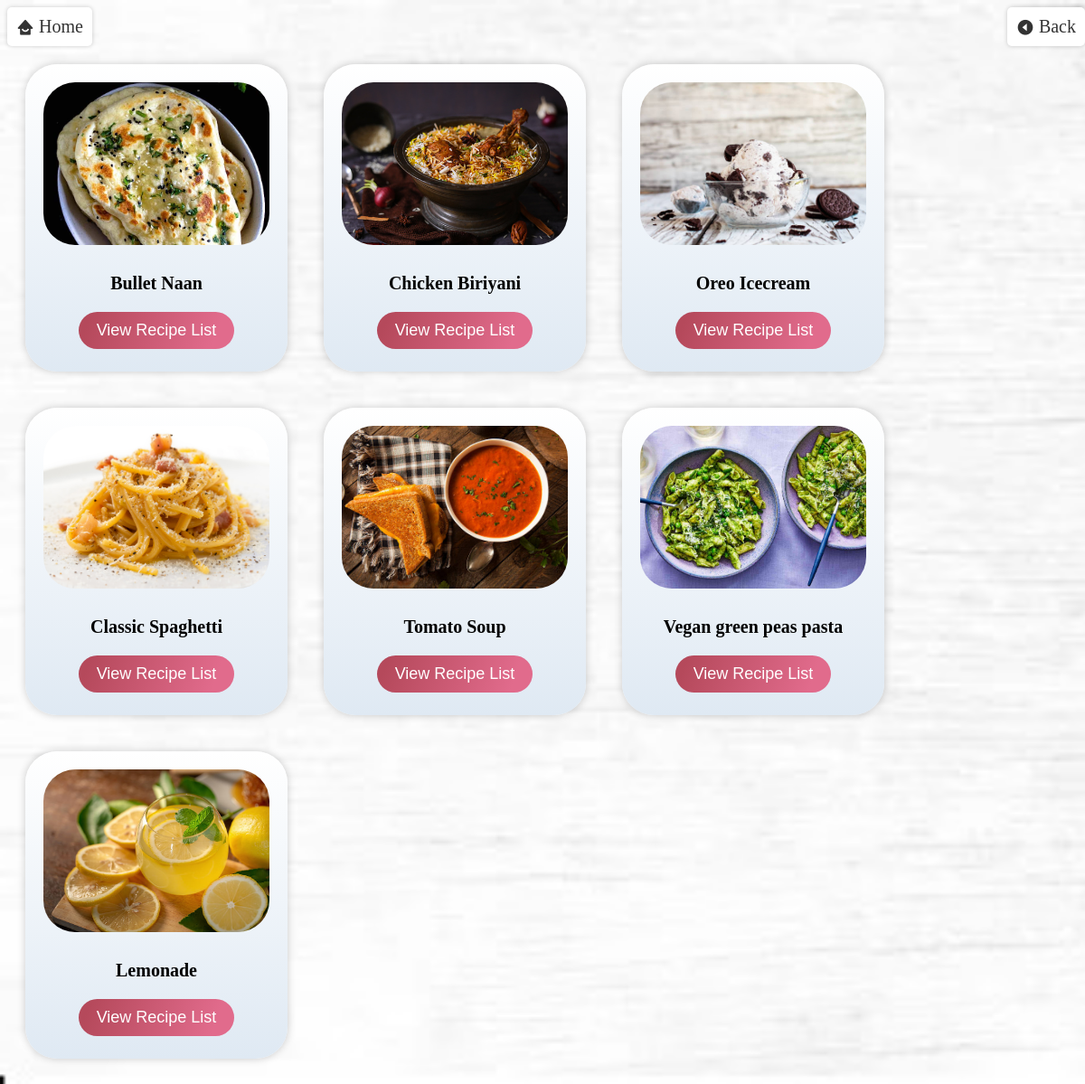
Screenshot of /PHP/myrecipe.php (signed in) with the database file from the repository.
### tables this page shows
CREATE TABLE `recipes` (
  `recipe_id` int(11) NOT NULL,
  `user_id` int(11) DEFAULT NULL,
  `image_path` varchar(255) DEFAULT NULL,
  `recipe_name` varchar(255) NOT NULL,
  `ingredients` text NOT NULL,
  `preparation_time` varchar(20) NOT NULL,
  `cooking_time` varchar(50) NOT NULL,
  `description` text NOT NULL,
  `tags` varchar(255) DEFAULT NULL,
  `date_and_time` datetime NOT NULL,
  `recipe_notes` text DEFAULT NULL
);

### PHP/myrecipe.php (the view, shortened to what this page needs)
<!DOCTYPE html>
<html>
<head>
    <link rel="stylesheet" href="../CSS/search.css" />
    <link href='https://unpkg.com/boxicons@2.1.1/css/boxicons.min.css' rel='stylesheet'>
  <link rel="stylesheet" type="text/css" href="../CSS/back-home.css">
</head>
<body>
  <?php
require_once('home-back.php');
?>
<?php
require_once("connection.php");
$user_id = $_SESSION['user_id'];
$sql = "SELECT recipe_id, recipe_name, image_path FROM recipes WHERE user_id = '$user_id'";
$result = mysqli_query($conn, $sql);
if ($result) {
    while ($row = mysqli_fetch_assoc($result)) {
        $recipe_name = $row['recipe_name'];
        $image_path = $row['image_path'];
        echo '<div class="recipe-card">';
        echo '<img src="'.$image_path.'" alt="'.$recipe_name.'">';
        echo '<h2>'.$recipe_name.'</h2>';
        echo '<form action="recipe_list.php" method="get">';
        echo '<button type="submit">View Recipe List</button>';
        echo '</form>';
        echo '</div>';
    }
} else {
    echo "Error: " . mysqli_error($conn);
}
?>
</body>
</html>

### PHP/home-back.php
<div>
  <a class="home" href="../Welcome.html"><i class='bx bxs-home-smile'></i>Home</a>
  <?php
    if (isset($_SERVER['HTTP_REFERER'])) {
      echo '<a class="left-back" href="' . $_SERVER['HTTP_REFERER'] . '"><i class="bx bxs-caret-left-circle"></i>Back</a>';
    } else {
      echo '<a class="left-back" href="../Welcome.html"><i class="bx bxs-caret-left-circle"></i>Back</a>';
    }
  ?>
</div>

### CSS/search.css (style rules this page uses)
body { background-color: #DCD9D4; background-image: url("../Images/home.jpg"); background-size: cover; }
.recipe-card { display: inline-block; margin: 20px; padding: 20px; background-image: linear-gradient(to top, #dfe9f3 0%, white 100%); box-shadow: 0px 0px 10px rgba(0, 0, 0, 0.2); border-radius: 35px; text-align: center; transition: transform 0.3s ease-in-out; height: 300px; width: 250px; }
.recipe-card img { width: 100%; height: 60%; object-fit: cover; border-radius: 35px; margin-bottom: 10px; transition: transform 0.3s ease-in-out; }
.recipe-card h2 { font-size: 20px; margin-bottom: 10px; transition: color 0.3s ease-in-out; }
.recipe-card button { background-color: #706c6c; color: #fff; border: none; border-radius: 3px; padding: 10px 20px; font-size: 16px; cursor: pointer; transition: background-color 0.3s ease-in-out; }
form { display: flex; align-items: center; justify-content: center; margin: 20px 0; }
button[type="submit"] { padding: 10px 20px; background-image: linear-gradient(109.1deg, rgba(181, 73, 91, 1) 7.1%, rgba(225, 107, 140, 1) 86.4%); border: none; color: #fff; font-size: 18px; border-radius: 35px; cursor: pointer; transition: background-color 0.3s ease; }

### CSS/back-home.css (style rules this page uses)
.left-back { position: absolute; right: 0; display: inline-flex; align-items: center; text-decoration: none; font-size: 20px; color: #333; padding: 10px 10px; border-radius: 5px; background-color: #fff; box-shadow: 0 0 5px rgba(0, 0, 0, 0.2); transition: all 0.2s ease-in-out; }
.left-back i { margin-right: 5px; }
.home { display: inline-flex; align-items: center; text-decoration: none; font-size: 20px; color: #333; padding: 10px 10px; border-radius: 5px; background-color: #fff; box-shadow: 0 0 5px rgba(0, 0, 0, 0.2); transition: all 0.2s ease-in-out; }
.home i { margin-right: 5px; }

### rows the page displays
recipes: image_path (picture), recipe_name "Bullet Naan"
recipes: image_path (picture), recipe_name "Chicken Biriyani"
recipes: image_path (picture), recipe_name "Oreo Icecream"
recipes: image_path (picture), recipe_name "Classic Spaghetti"
recipes: image_path (picture), recipe_name "Tomato Soup"
recipes: image_path (picture), recipe_name "Vegan green peas pasta"
recipes: image_path (picture), recipe_name "Lemonade"
